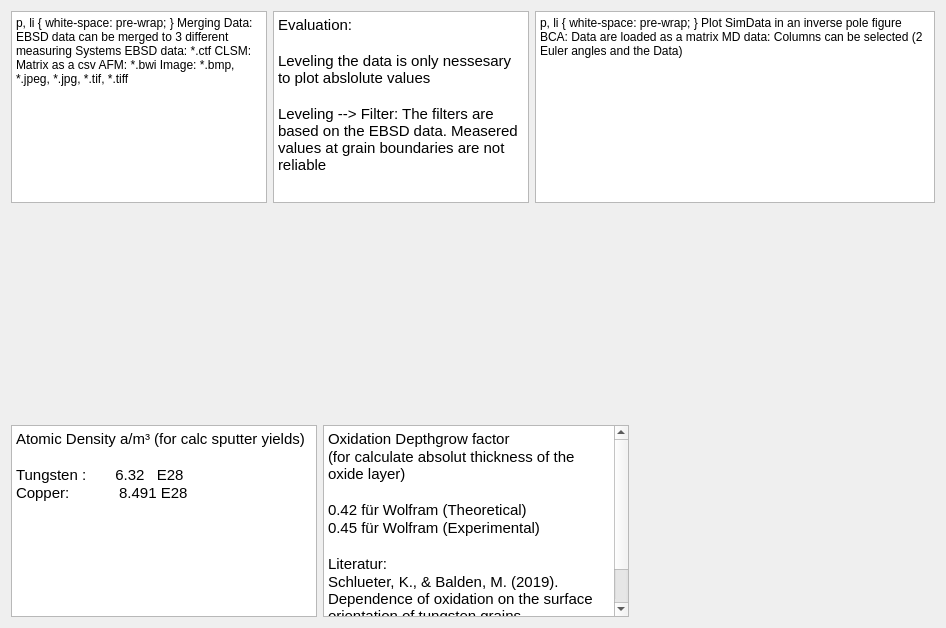
      <widget class="QWidget" name="tab_7">
       <attribute name="title">
        <string>Info</string>
       </attribute>
       <layout class="QVBoxLayout" name="verticalLayout_54">
        <item>
         <layout class="QHBoxLayout" name="horizontalLayout_78">
          <item>
           <widget class="QTextEdit" name="textEdit">
            <property name="html">
             <string>&lt;!DOCTYPE HTML PUBLIC &quot;-//W3C//DTD HTML 4.0//EN&quot; &quot;http://www.w3.org/TR/REC-html40/strict.dtd&quot;&gt;
&lt;html&gt;&lt;head&gt;&lt;meta name=&quot;qrichtext&quot; content=&quot;1&quot; /&gt;&lt;style type=&quot;text/css&quot;&gt;
p, li { white-space: pre-wrap; }
&lt;/style&gt;&lt;/head&gt;&lt;body style=&quot; font-family:'MS Shell Dlg 2'; font-size:6.5pt; font-weight:400; font-style:normal;&quot;&gt;
&lt;p style=&quot; margin-top:0px; margin-bottom:0px; margin-left:0px; margin-right:0px; -qt-block-indent:0; text-indent:0px;&quot;&gt;&lt;span style=&quot; font-family:'Ubuntu'; font-size:11pt;&quot;&gt;Merging Data:&lt;/span&gt;&lt;/p&gt;
&lt;p style=&quot; margin-top:0px; margin-bottom:0px; margin-left:0px; margin-right:0px; -qt-block-indent:0; text-indent:0px;&quot;&gt;&lt;span style=&quot; font-family:'Ubuntu'; font-size:11pt;&quot;&gt;EBSD data can be merged to 3 different measuring Systems&lt;/span&gt;&lt;/p&gt;
&lt;p style=&quot;-qt-paragraph-type:empty; margin-top:0px; margin-bottom:0px; margin-left:0px; margin-right:0px; -qt-block-indent:0; text-indent:0px; font-family:'Ubuntu'; font-size:11pt;&quot;&gt;&lt;br /&gt;&lt;/p&gt;
&lt;p style=&quot; margin-top:0px; margin-bottom:0px; margin-left:0px; margin-right:0px; -qt-block-indent:0; text-indent:0px;&quot;&gt;&lt;span style=&quot; font-family:'Ubuntu'; font-size:11pt;&quot;&gt;EBSD data: *.ctf&lt;/span&gt;&lt;/p&gt;
&lt;p style=&quot;-qt-paragraph-type:empty; margin-top:0px; margin-bottom:0px; margin-left:0px; margin-right:0px; -qt-block-indent:0; text-indent:0px; font-family:'Ubuntu'; font-size:11pt;&quot;&gt;&lt;br /&gt;&lt;/p&gt;
&lt;p style=&quot; margin-top:0px; margin-bottom:0px; margin-left:0px; margin-right:0px; -qt-block-indent:0; text-indent:0px;&quot;&gt;&lt;span style=&quot; font-family:'Ubuntu'; font-size:11pt;&quot;&gt;CLSM: Matrix as a csv &lt;/span&gt;&lt;/p&gt;
&lt;p style=&quot; margin-top:0px; margin-bottom:0px; margin-left:0px; margin-right:0px; -qt-block-indent:0; text-indent:0px;&quot;&gt;&lt;span style=&quot; font-family:'Ubuntu'; font-size:11pt;&quot;&gt;AFM: *.bwi &lt;/span&gt;&lt;/p&gt;
&lt;p style=&quot; margin-top:0px; margin-bottom:0px; margin-left:0px; margin-right:0px; -qt-block-indent:0; text-indent:0px;&quot;&gt;&lt;span style=&quot; font-family:'Ubuntu'; font-size:11pt;&quot;&gt;Image: *.bmp, *.jpeg, *.jpg, *.tif, *.tiff&lt;/span&gt;&lt;/p&gt;&lt;/body&gt;&lt;/html&gt;</string>
            </property>
           </widget>
          </item>
          <item>
           <widget class="QTextEdit" name="textEdit_2">
            <property name="html">
             <string>&lt;!DOCTYPE HTML PUBLIC &quot;-//W3C//DTD HTML 4.0//EN&quot; &quot;http://www.w3.org/TR/REC-html40/strict.dtd&quot;&gt;
&lt;html&gt;&lt;head&gt;&lt;meta name=&quot;qrichtext&quot; content=&quot;1&quot; /&gt;&lt;style type=&quot;text/css&quot;&gt;
p, li { white-space: pre-wrap; }
&lt;/style&gt;&lt;/head&gt;&lt;body style=&quot; font-family:'MS Shell Dlg 2'; font-size:6.5pt; font-weight:400; font-style:normal;&quot;&gt;
&lt;p style=&quot; margin-top:0px; margin-bottom:0px; margin-left:0px; margin-right:0px; -qt-block-indent:0; text-indent:0px;&quot;&gt;&lt;span style=&quot; font-family:'Ubuntu'; font-size:11pt;&quot;&gt;Evaluation:&lt;/span&gt;&lt;/p&gt;
&lt;p style=&quot;-qt-paragraph-type:empty; margin-top:0px; margin-bottom:0px; margin-left:0px; margin-right:0px; -qt-block-indent:0; text-indent:0px; font-family:'Ubuntu'; font-size:11pt;&quot;&gt;&lt;br /&gt;&lt;/p&gt;
&lt;p style=&quot; margin-top:0px; margin-bottom:0px; margin-left:0px; margin-right:0px; -qt-block-indent:0; text-indent:0px;&quot;&gt;&lt;span style=&quot; font-family:'Ubuntu'; font-size:11pt;&quot;&gt;Leveling the data is only nessesary to plot abslolute values&lt;/span&gt;&lt;/p&gt;
&lt;p style=&quot;-qt-paragraph-type:empty; margin-top:0px; margin-bottom:0px; margin-left:0px; margin-right:0px; -qt-block-indent:0; text-indent:0px; font-family:'Ubuntu'; font-size:11pt;&quot;&gt;&lt;br /&gt;&lt;/p&gt;
&lt;p style=&quot; margin-top:0px; margin-bottom:0px; margin-left:0px; margin-right:0px; -qt-block-indent:0; text-indent:0px;&quot;&gt;&lt;span style=&quot; font-family:'Ubuntu'; font-size:11pt;&quot;&gt;Leveling --&amp;gt; Filter: The filters are based on the EBSD data. Measered values at grain boundaries are not reliable &lt;/span&gt;&lt;/p&gt;
&lt;p style=&quot;-qt-paragraph-type:empty; margin-top:0px; margin-bottom:0px; margin-left:0px; margin-right:0px; -qt-block-indent:0; text-indent:0px; font-family:'Ubuntu'; font-size:11pt;&quot;&gt;&lt;br /&gt;&lt;/p&gt;&lt;/body&gt;&lt;/html&gt;</string>
            </property>
           </widget>
          </item>
          <item>
           <widget class="QTextBrowser" name="textBrowser_4">
            <property name="minimumSize">
             <size>
              <width>400</width>
              <height>0</height>
             </size>
            </property>
            <property name="maximumSize">
             <size>
              <width>500</width>
              <height>16777215</height>
             </size>
            </property>
            <property name="html">
             <string>&lt;!DOCTYPE HTML PUBLIC &quot;-//W3C//DTD HTML 4.0//EN&quot; &quot;http://www.w3.org/TR/REC-html40/strict.dtd&quot;&gt;
&lt;html&gt;&lt;head&gt;&lt;meta name=&quot;qrichtext&quot; content=&quot;1&quot; /&gt;&lt;style type=&quot;text/css&quot;&gt;
p, li { white-space: pre-wrap; }
&lt;/style&gt;&lt;/head&gt;&lt;body style=&quot; font-family:'MS Shell Dlg 2'; font-size:6.5pt; font-weight:400; font-style:normal;&quot;&gt;
&lt;p style=&quot; margin-top:0px; margin-bottom:0px; margin-left:0px; margin-right:0px; -qt-block-indent:0; text-indent:0px;&quot;&gt;&lt;span style=&quot; font-family:'Ubuntu'; font-size:11pt;&quot;&gt;Plot SimData in an inverse pole figure&lt;/span&gt;&lt;/p&gt;
&lt;p style=&quot;-qt-paragraph-type:empty; margin-top:0px; margin-bottom:0px; margin-left:0px; margin-right:0px; -qt-block-indent:0; text-indent:0px; font-family:'Ubuntu'; font-size:11pt;&quot;&gt;&lt;br /&gt;&lt;/p&gt;
&lt;p style=&quot; margin-top:0px; margin-bottom:0px; margin-left:0px; margin-right:0px; -qt-block-indent:0; text-indent:0px;&quot;&gt;&lt;span style=&quot; font-family:'Ubuntu'; font-size:11pt;&quot;&gt;BCA: &lt;/span&gt;&lt;/p&gt;
&lt;p style=&quot; margin-top:0px; margin-bottom:0px; margin-left:0px; margin-right:0px; -qt-block-indent:0; text-indent:0px;&quot;&gt;&lt;span style=&quot; font-family:'Ubuntu'; font-size:11pt;&quot;&gt;Data are loaded as a matrix&lt;/span&gt;&lt;/p&gt;
&lt;p style=&quot;-qt-paragraph-type:empty; margin-top:0px; margin-bottom:0px; margin-left:0px; margin-right:0px; -qt-block-indent:0; text-indent:0px; font-family:'Ubuntu'; font-size:11pt;&quot;&gt;&lt;br /&gt;&lt;/p&gt;
&lt;p style=&quot; margin-top:0px; margin-bottom:0px; margin-left:0px; margin-right:0px; -qt-block-indent:0; text-indent:0px;&quot;&gt;&lt;span style=&quot; font-family:'Ubuntu'; font-size:11pt;&quot;&gt;MD data: &lt;/span&gt;&lt;/p&gt;
&lt;p style=&quot; margin-top:0px; margin-bottom:0px; margin-left:0px; margin-right:0px; -qt-block-indent:0; text-indent:0px;&quot;&gt;&lt;span style=&quot; font-family:'Ubuntu'; font-size:11pt;&quot;&gt;Columns can be selected (2 Euler angles and the Data)&lt;/span&gt;&lt;/p&gt;&lt;/body&gt;&lt;/html&gt;</string>
            </property>
           </widget>
          </item>
         </layout>
        </item>
        <item>
         <spacer name="verticalSpacer_20">
          <property name="orientation">
           <enum>Qt::Vertical</enum>
          </property>
          <property name="sizeHint" stdset="0">
           <size>
            <width>20</width>
            <height>216</height>
           </size>
          </property>
         </spacer>
        </item>
        <item>
         <layout class="QHBoxLayout" name="horizontalLayout_79">
          <item>
           <widget class="QTextBrowser" name="textBrowser_2">
            <property name="html">
             <string>&lt;!DOCTYPE HTML PUBLIC &quot;-//W3C//DTD HTML 4.0//EN&quot; &quot;http://www.w3.org/TR/REC-html40/strict.dtd&quot;&gt;
&lt;html&gt;&lt;head&gt;&lt;meta name=&quot;qrichtext&quot; content=&quot;1&quot; /&gt;&lt;style type=&quot;text/css&quot;&gt;
p, li { white-space: pre-wrap; }
&lt;/style&gt;&lt;/head&gt;&lt;body style=&quot; font-family:'MS Shell Dlg 2'; font-size:6.5pt; font-weight:400; font-style:normal;&quot;&gt;
&lt;p style=&quot; margin-top:0px; margin-bottom:0px; margin-left:0px; margin-right:0px; -qt-block-indent:0; text-indent:0px;&quot;&gt;&lt;span style=&quot; font-family:'Ubuntu'; font-size:11pt;&quot;&gt;Atomic Density a/m³ (for calc sputter yields) &lt;/span&gt;&lt;/p&gt;
&lt;p style=&quot;-qt-paragraph-type:empty; margin-top:0px; margin-bottom:0px; margin-left:0px; margin-right:0px; -qt-block-indent:0; text-indent:0px; font-family:'Ubuntu'; font-size:11pt;&quot;&gt;&lt;br /&gt;&lt;/p&gt;
&lt;p style=&quot; margin-top:0px; margin-bottom:0px; margin-left:0px; margin-right:0px; -qt-block-indent:0; text-indent:0px;&quot;&gt;&lt;span style=&quot; font-family:'Ubuntu'; font-size:11pt;&quot;&gt;Tungsten :       6.32   E28&lt;/span&gt;&lt;/p&gt;
&lt;p style=&quot; margin-top:0px; margin-bottom:0px; margin-left:0px; margin-right:0px; -qt-block-indent:0; text-indent:0px;&quot;&gt;&lt;span style=&quot; font-family:'Ubuntu'; font-size:11pt;&quot;&gt;Copper:            8.491 E28&lt;/span&gt;&lt;/p&gt;
&lt;p align=&quot;center&quot; style=&quot;-qt-paragraph-type:empty; margin-top:0px; margin-bottom:0px; margin-left:0px; margin-right:0px; -qt-block-indent:0; text-indent:0px; font-family:'Ubuntu'; font-size:11pt;&quot;&gt;&lt;br /&gt;&lt;/p&gt;&lt;/body&gt;&lt;/html&gt;</string>
            </property>
           </widget>
          </item>
          <item>
           <widget class="QTextBrowser" name="textBrowser_3">
            <property name="html">
             <string>&lt;!DOCTYPE HTML PUBLIC &quot;-//W3C//DTD HTML 4.0//EN&quot; &quot;http://www.w3.org/TR/REC-html40/strict.dtd&quot;&gt;
&lt;html&gt;&lt;head&gt;&lt;meta name=&quot;qrichtext&quot; content=&quot;1&quot; /&gt;&lt;style type=&quot;text/css&quot;&gt;
p, li { white-space: pre-wrap; }
&lt;/style&gt;&lt;/head&gt;&lt;body style=&quot; font-family:'MS Shell Dlg 2'; font-size:6.5pt; font-weight:400; font-style:normal;&quot;&gt;
&lt;p style=&quot; margin-top:0px; margin-bottom:0px; margin-left:0px; margin-right:0px; -qt-block-indent:0; text-indent:0px;&quot;&gt;&lt;span style=&quot; font-family:'Ubuntu'; font-size:11pt;&quot;&gt;Oxidation Depthgrow factor &lt;/span&gt;&lt;/p&gt;
&lt;p style=&quot; margin-top:0px; margin-bottom:0px; margin-left:0px; margin-right:0px; -qt-block-indent:0; text-indent:0px;&quot;&gt;&lt;span style=&quot; font-family:'Ubuntu'; font-size:11pt;&quot;&gt;(for calculate absolut thickness of the oxide layer)&lt;/span&gt;&lt;/p&gt;
&lt;p style=&quot;-qt-paragraph-type:empty; margin-top:0px; margin-bottom:0px; margin-left:0px; margin-right:0px; -qt-block-indent:0; text-indent:0px; font-family:'Ubuntu'; font-size:11pt;&quot;&gt;&lt;br /&gt;&lt;/p&gt;
&lt;p style=&quot; margin-top:0px; margin-bottom:0px; margin-left:0px; margin-right:0px; -qt-block-indent:0; text-indent:0px;&quot;&gt;&lt;span style=&quot; font-family:'Ubuntu'; font-size:11pt;&quot;&gt;0.42 für Wolfram (Theoretical)&lt;/span&gt;&lt;/p&gt;
&lt;p style=&quot; margin-top:0px; margin-bottom:0px; margin-left:0px; margin-right:0px; -qt-block-indent:0; text-indent:0px;&quot;&gt;&lt;span style=&quot; font-family:'Ubuntu'; font-size:11pt;&quot;&gt;0.45 für Wolfram (Experimental)&lt;/span&gt;&lt;/p&gt;
&lt;p style=&quot;-qt-paragraph-type:empty; margin-top:0px; margin-bottom:0px; margin-left:0px; margin-right:0px; -qt-block-indent:0; text-indent:0px; font-family:'Ubuntu'; font-size:11pt;&quot;&gt;&lt;br /&gt;&lt;/p&gt;
&lt;p style=&quot; margin-top:0px; margin-bottom:0px; margin-left:0px; margin-right:0px; -qt-block-indent:0; text-indent:0px;&quot;&gt;&lt;span style=&quot; font-family:'Ubuntu'; font-size:11pt;&quot;&gt;Literatur: &lt;/span&gt;&lt;/p&gt;
&lt;p style=&quot; margin-top:0px; margin-bottom:0px; margin-left:0px; margin-right:0px; -qt-block-indent:0; text-indent:0px;&quot;&gt;&lt;span style=&quot; font-family:'Ubuntu'; font-size:11pt;&quot;&gt;Schlueter, K., &amp;amp; Balden, M. (2019). Dependence of oxidation on the surface orientation of tungsten grains. &lt;/span&gt;&lt;span style=&quot; font-family:'Ubuntu'; font-size:11pt; font-style:italic;&quot;&gt;International Journal of Refractory Metals and Hard Materials&lt;/span&gt;&lt;span style=&quot; font-family:'Ubuntu'; font-size:11pt;&quot;&gt;, &lt;/span&gt;&lt;span style=&quot; font-family:'Ubuntu'; font-size:11pt; font-style:italic;&quot;&gt;79&lt;/span&gt;&lt;span style=&quot; font-family:'Ubuntu'; font-size:11pt;&quot;&gt;, 102-107.&lt;/span&gt;&lt;/p&gt;&lt;/body&gt;&lt;/html&gt;</string>
            </property>
           </widget>
          </item>
          <item>
           <spacer name="horizontalSpacer_61">
            <property name="orientation">
             <enum>Qt::Horizontal</enum>
            </property>
            <property name="sizeHint" stdset="0">
             <size>
              <width>40</width>
              <height>20</height>
             </size>
            </property>
           </spacer>
          </item>
         </layout>
        </item>
       </layout>
      </widget>
